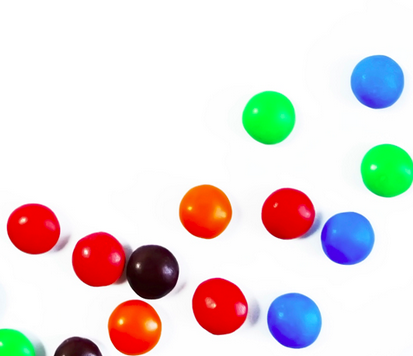
#> input picture Media/smarties.png, 413 x 356 px, found by its file name
$ python hough_circles.py
#> lines starting #> are read from the running program, lines starting #| are printed output that depends on the picture; after the words box and inside, x2 and y2 are one past the last pixel; in counts of white or black regions, pixels touching at a corner belong together
import numpy as np
import cv2 as cv
img=cv.imread(r'C:\Users\hi\Downloads\opencv-4.x\samples\data\smarties.png')
#> img is the input picture: shape (356, 413, 3); mean B, G, R 219.1, 220.4, 228.9
output=img.copy()
gray=cv.cvtColor(img,cv.COLOR_BGR2GRAY)
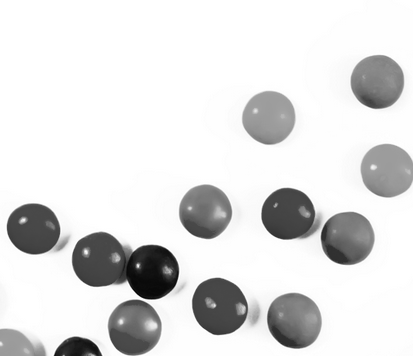
#> gray: shape (356, 413); min 4, max 255, mean 222.8
gray=cv.medianBlur(gray,5)
circles=cv.HoughCircles(gray,cv.HOUGH_GRADIENT,1,20,param1=50,param2=30,minRadius=0,maxRadius=0)
#> circles = 13 rows, first 8: [376.5, 81.5, 26.6], [347.5, 238.5, 26.6], [293.5, 320.5, 27.9], [152.5, 271.5, 27.1], [205.5, 210.5, 26.8], [386.5, 169.5, 26.4], [286.5, 213.5, 25.2], [32.5, 230.5, 27.5]
detected_circles=np.uint8(np.around(circles))
#> detected_circles = 13 rows, first 8: [120, 82, 27], [92, 238, 27], [38, 64, 28], [152, 16, 27], [206, 210, 27], [130, 170, 26], [30, 214, 25], [32, 230, 28]
for (x,y,r) in detected_circles[0,:]:
    cv.circle(output,(x,y),r,(0,255,0),3)
    cv.circle(output,(x,y),2,(0,255,255),3)
#> this loop made 13 passes
#> (x, y, r) on passes 1 to 12: (120, 82, 27), (92, 238, 27), (38, 64, 28), (152, 16, 27), (206, 210, 27), (130, 170, 26), (30, 214, 25), (32, 230, 28), (14, 116, 26), (100, 4, 28), (220, 50, 27), (134, 72, 27)
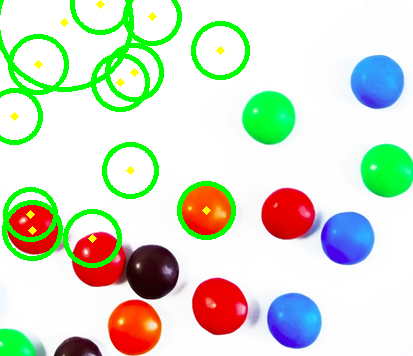
#> output: shape (356, 413, 3); 7.01% of pixels changed, all inside (x1, y1, x2, y2) = (0, 0, 250, 268)

cv.imshow("output",output)
cv.waitKey(0)
cv.destroyAllWindows()
